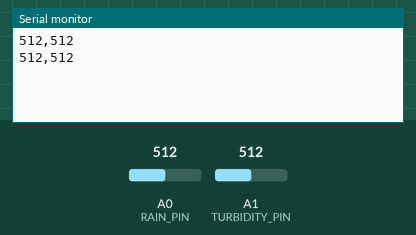
A sketch run on a simulated Arduino Uno, built with avr-gcc and run on an emulated ATmega328P. Shown: the last lines printed to the serial monitor. The inputs (shaded band) are chosen by the test bench; at power-on: A0 (RAIN_PIN) = 512, A1 (TURBIDITY_PIN) = 512.

Above: at 1.8 s.
1.9 s: A0 (RAIN_PIN) set to 716
At 2.8 s:
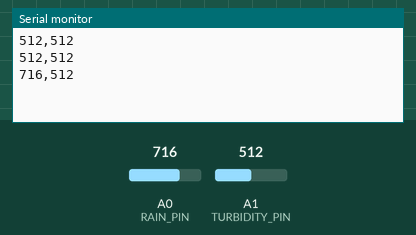
3.4 s: A1 (TURBIDITY_PIN) set to 716
At 4.5 s:
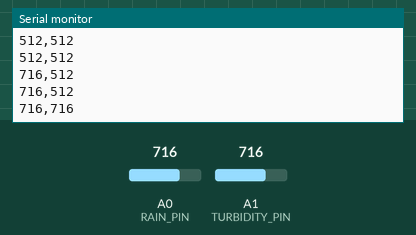
4.9 s: A0 (RAIN_PIN) set to 900
At 5.8 s:
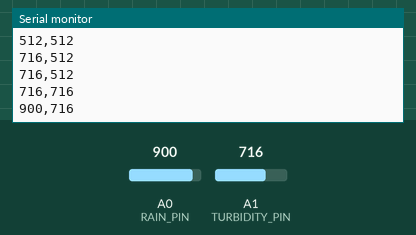
6.4 s: A1 (TURBIDITY_PIN) set to 900
At 7.8 s:
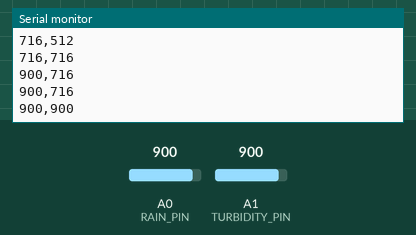
Timing chart, 0 to 8.9 s (numbered marks = the images above; inputs shaded):
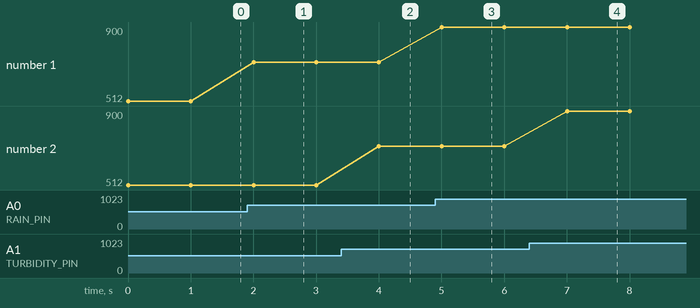

The sketch:

GSM_copy_20260622122521.ino
```cpp
#define RAIN_PIN A0
#define TURBIDITY_PIN A1

void setup()
{
  Serial.begin(9600);
}

void loop()
{
  int rain = analogRead(RAIN_PIN);
  int turbidity = analogRead(TURBIDITY_PIN);

  Serial.print(rain);
  Serial.print(",");
  Serial.println(turbidity);

  delay(1000);
}
```

Measured:
- after the input at 1.9 s, the serial monitor: prints a new line after 0.10 s (image 1)
- after the input at 3.4 s, the serial monitor: prints a new line after 0.60 s (image 2)
- after the input at 4.9 s, the serial monitor: prints a new line after 0.10 s (image 3)
- after the input at 6.4 s, the serial monitor: prints a new line after 0.60 s (image 4)
- plotted number 1: 512 → 716 after the input at 1.9 s, 716 → 900 after the input at 4.9 s
